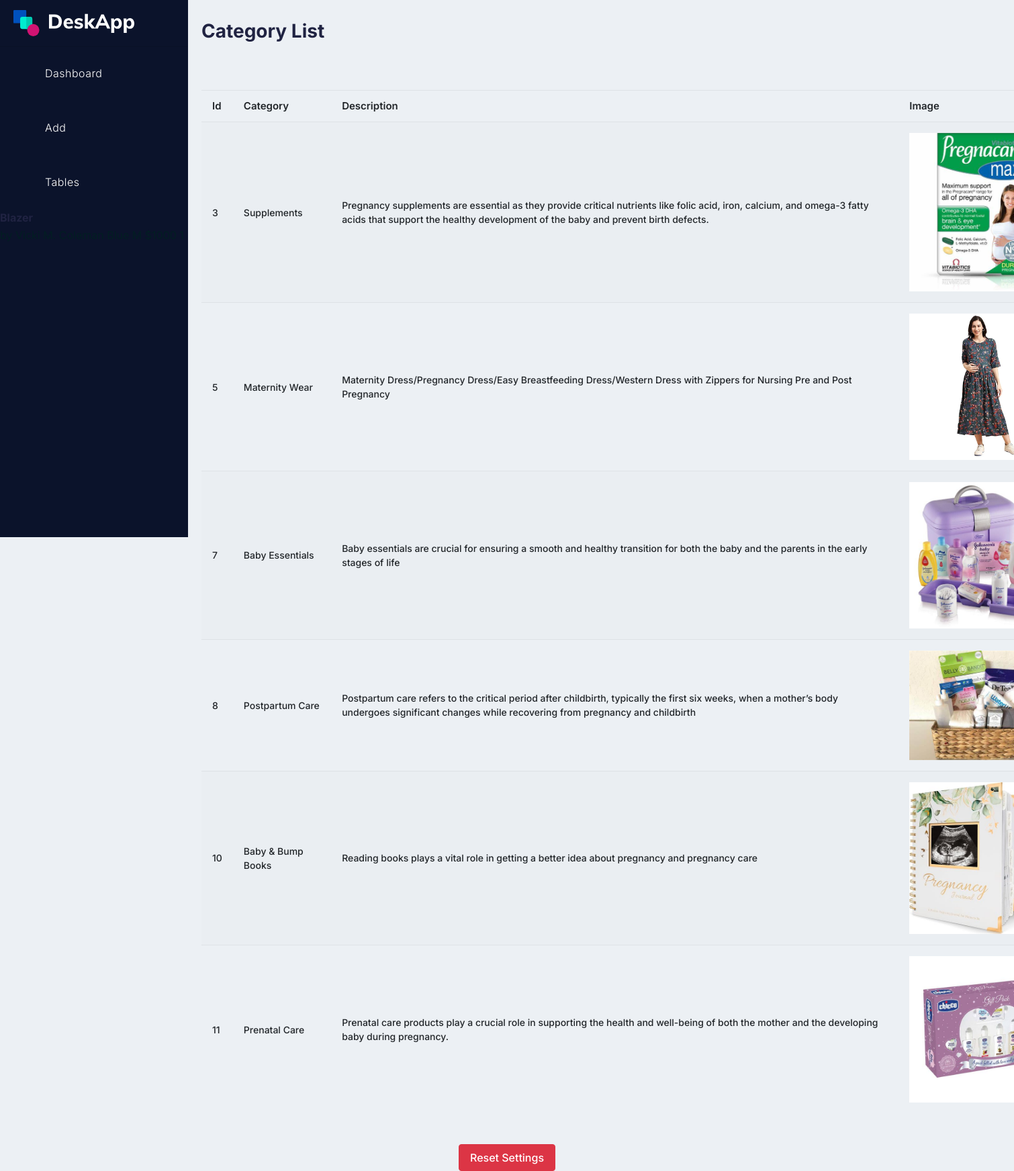
Screenshot of /adminapp/display_cat/ with the database file from the repository.
### adminapp/models.py (models this page shows)
class Category_db(models.Model):
    category = models.CharField(max_length=50,null=True,blank=True)
    description = models.TextField(max_length=500,null=True,blank=True)
    image = models.ImageField(upload_to="pictures",null=True,blank=True)

### adminapp/views.py (the view)
# urls.py: path('display_cat/',views.display_cat,name="display_cat"),
def display_cat(request):
    product = Category_db.objects.all()
    return render(request,"display_cat.html",{'product':product})

### adminapp/templates/display_cat.html (shortened to what this page needs)
<!DOCTYPE html>
{% extends 'home.html' %}
{% block content %}
<html lang="en">
<head>
</head>
<body>
<h3 style="margin-left:300px;margin-top:30px">Category List</h3>
					<table class="table table-striped" style="margin-left:300px;margin-top:70px">
						<thead>
							<tr>
								<th scope="col">Id</th>
								<th scope="col">Category</th>
								<th scope="col">Description</th>
								<th scope="col">Image</th>
							</tr>
						</thead>
						<tbody>
						{% for i in product %}
							<tr>
								<td>{{i.id}}</td>
								<td>{{i.category}}</td>
								<td>{{i.description}}</td>
								 <td>
									 <img src="{{i.image.url}}" style="width:350px;heifht:300px">
                             </td>
						{% endfor %}
						</tbody>
					</table>
</body>
</html>
{% endblock %}

### adminapp/templates/home.html (shortened to what this page needs)
<!DOCTYPE html>
{% load static %}
<html>
<head>
	<link rel="stylesheet" type="text/css" href="{% static 'assets/vendors/styles/core.css' %}">
	<link rel="stylesheet" type="text/css" href="{% static 'assets/vendors/styles/icon-font.min.css' %}">
	<link rel="stylesheet" type="text/css" href="{% static 'assets/src/plugins/datatables/css/dataTables.bootstrap4.min.css' %}">
	<link rel="stylesheet" type="text/css" href="{% static 'assets/src/plugins/datatables/css/responsive.bootstrap4.min.css' %}">
	<link rel="stylesheet" type="text/css" href="{% static 'assets/vendors/styles/style.css' %}">
</head>
<body>
{% block content %}{% endblock %}
				<div class="reset-options pt-30 text-center">
					<button class="btn btn-danger" id="reset-settings">Reset Settings</button>
				</div>
	<div class="left-side-bar">
		<div class="brand-logo">
			<a href="index.html">
				<img src="vendors/images/deskapp-logo-white.svg" alt="" class="light-logo">
			</a>
		<div class="menu-block customscroll">
			<div class="sidebar-menu">
				<ul id="accordion-menu">
					<li class="dropdown">
						<a href="javascript:;" class="dropdown-toggle">
							<span class="micon dw dw-house-1"></span><span class="mtext">Dashboard</span>
						</a>
					</li>
					<li class="dropdown">
						<a href="javascript:;" class="dropdown-toggle">
							<span class="micon dw dw-edit2"></span><span class="mtext">Add</span>
						</a>
					</li>
					<li class="dropdown">
						<a href="javascript:;" class="dropdown-toggle">
							<span class="micon dw dw-library"></span><span class="mtext">Tables</span>
						</a>
					</li>
							<td>
								<h5 class="font-16">Blazer</h5>
							</td>
							<td>
								<div class="dropdown">
									<a class="btn btn-link font-24 p-0 line-height-1 no-arrow dropdown-toggle" href="#" role="button" data-toggle="dropdown">
										<i class="dw dw-more"></i>
									</a>
								</div>
							</td>
			</div>
		</div>
	</div>
</body>
</html>

### rows the page displays
Category_db: id "3", category "Supplements", description "Pregnancy supplements are essential as they provide critical nutrients like folic acid, iron, calcium, and omega-3 fatty acids that support the healthy development of the baby and prevent birth defects.", image (picture)
Category_db: id "5", category "Maternity Wear", description "Maternity Dress/Pregnancy Dress/Easy Breastfeeding Dress/Western Dress with Zippers for Nursing Pre and Post Pregnancy", image (picture)
Category_db: id "7", category "Baby Essentials", description "Baby essentials are crucial for ensuring a smooth and healthy transition for both the baby and the parents in the early stages of life", image (picture)
Category_db: id "8", category "Postpartum Care", description "Postpartum care refers to the critical period after childbirth, typically the first six weeks, when a mother’s body undergoes significant changes while recovering from pregnancy and childbirth", image (picture)
Category_db: id "10", category "Baby & Bump Books", description "Reading books plays a vital role in getting a better idea about pregnancy and pregnancy care", image (picture)
Category_db: id "11", category "Prenatal Care", description "Prenatal care products play a crucial role in supporting the health and well-being of both the mother and the developing baby during pregnancy.", image (picture)
